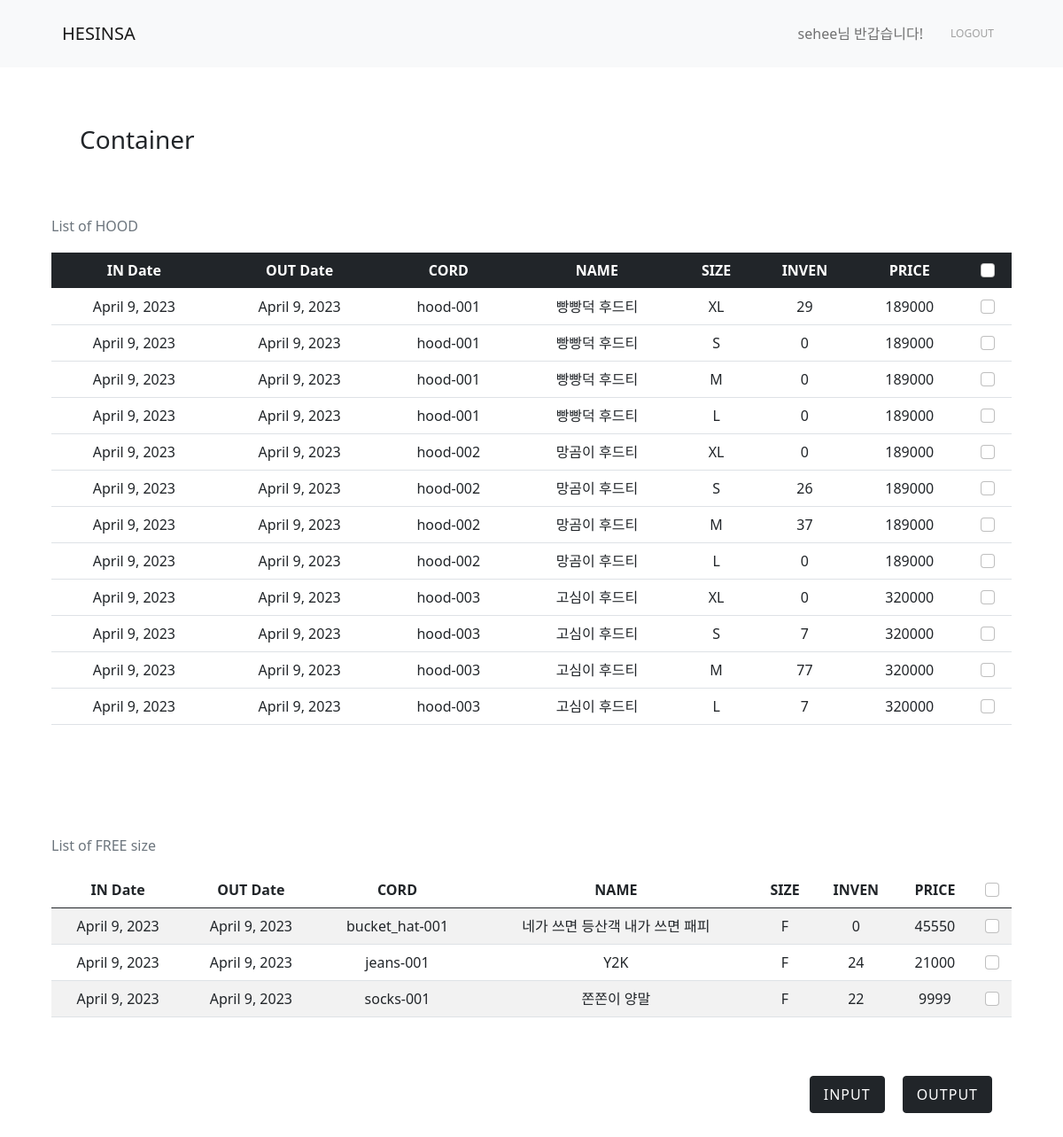
Page /cont/ (signed in) on the committed database.
### product/models.py (models this page shows, shortened)
class Product(models.Model):
    codes = (
        ('hood-001', 'Hood ver.1'),
        ('hood-002', 'Hood ver.2'),
        ('hood-003', 'Hood ver.3'),
        ('jeans-001', 'Jeans'),
        ('socks-001', 'Socks'),
        ('bucket_hat-001', 'Bucket_hat')
    )
    code = models.CharField(choices=codes, max_length=30, verbose_name="상품 코드")
    NAMES = {
        'hood-001': '빵빵덕 후드티',
        'hood-002': '망곰이 후드티',
        'hood-003': '고심이 후드티',
        'jeans-001': 'Y2K',
        'socks-001': '쫀쫀이 양말',
        'bucket_hat-001': '네가 쓰면 등산객 내가 쓰면 패피'
    }
    name = models.CharField(max_length=50, verbose_name="상품명")
    description = models.TextField(verbose_name="상품 설명")
    price = models.IntegerField(verbose_name="가격")
    inventory = models.IntegerField(default=0, verbose_name="수량")
    input_date = models.DateField(auto_now=False, verbose_name="입고")
    output_date = models.DateField(auto_now=False, verbose_name="출고")
    sizes = (
        ('S', 'Small'),
        ('M', 'Medium'),
        ('L', 'Large'),
        ('XL', 'ExtraLarge'),
        ('F', 'Free'),
    )
    size = models.CharField(choices=sizes, max_length=2, verbose_name="사이즈")

### product/views.py (the view)
# urls.py: path('cont/', views.cont_view, name='cont'),
@login_required
def cont_view(request):
    if request.method == 'GET':
        product = Product.objects.filter(~Q(size='F')).order_by('code', '-size')
        product_free = Product.objects.filter(size='F').order_by('code')
        return render(request, 'product/container.html', {'product': product, 'product_free': product_free})

### templates/product/container.html (shortened to what this page needs)
{% extends 'base.html' %}
{% block content %}
    <div class="container timeline-container">
        <h3 style="margin: 30px 20px 20px;">Container</h3>
        <div class="row">
            <table class="table caption-top" style="margin-top: 40px; text-align: center;">
                <caption style="margin-bottom: 10px;">List of HOOD</caption>
                <thead class="table-dark" style="white-space: nowrap;">
                <tr>
                    <th scope="col">IN Date</th>
                    <th scope="col">OUT Date</th>
                    <th scope="col">CORD</th>
                    <th scope="col">NAME</th>
                    <th scope="col">SIZE</th>
                    <th scope="col">INVEN</th>
                    <th scope="col">PRICE</th>
                    <th><input class="form-check-input" type="checkbox" id="select_all" value=""></th>
                </tr>
                </thead>
                <tbody class="table-group-divider">
                <form action="/input_view/" method="post">
                    {% for prod in product %}
                        <tr>
                            <td>{{ prod.input_date }}</td>
                            <td>{{ prod.output_date }}</td>
                            <td>{{ prod.code }}</td>
                            <td>{{ prod.name }}</td>
                            <td>{{ prod.size }}</td>
                            <td>{{ prod.inventory }}</td>
                            <td>{{ prod.price }}</td>
                            <td><input class="form-check-input select_row" name="data_1" type="checkbox" value="{{ prod.code }}"></td>
                        </tr>
                    {% endfor %}
                </form>
                </tbody>
            </table>
            <table class="table table-striped caption-top" style="text-align: center;">
                <caption style="margin-bottom: 10px;">List of FREE size</caption>
                <thead style="white-space: nowrap;">
                <tr>
                    <th scope="col">IN Date</th>
                    <th scope="col">OUT Date</th>
                    <th scope="col">CORD</th>
                    <th scope="col">NAME</th>
                    <th scope="col">SIZE</th>
                    <th scope="col">INVEN</th>
                    <th scope="col">PRICE</th>
                    <th><input class="form-check-input" type="checkbox" id="select_all_f" value=""></th>
                </tr>
                </thead>
                <tbody>
                <form action="/input_view/" method="post">
                    {% for prod_f in product_free %}
                        <tr>
                            <td>{{ prod_f.input_date }}</td>
                            <td>{{ prod_f.output_date }}</td>
                            <td>{{ prod_f.code }}</td>
                            <td>{{ prod_f.name }}</td>
                            <td>{{ prod_f.size }}</td>
                            <td>{{ prod_f.inventory }}</td>
                            <td>{{ prod_f.price }}</td>
                            <td><input class="form-check-input select_row_f" name="data_2" type="checkbox" value="{{ prod_f.code }}">
                            </td>
                        </tr>
                    {% endfor %}
                </form>
                </tbody>
            </table>
        </div>
        <div style="display: flex; flex-direction: row; flex-wrap: nowrap; align-items: center; float: right;">
            <a href="/input">
                <button type="button" class="btn btn-dark"
                        style="margin: 50px 10px; padding: 8px 15px; letter-spacing: 1px;">INPUT
                </button>
            </a>
            <a href="/output">
                <button type="button" class="btn btn-dark"
                        style="margin: 50px 10px; padding: 8px 15px; letter-spacing: 1px;">OUTPUT
                </button>
            </a>
        </div>
    </div>
{% endblock %}

### templates/base.html (shortened to what this page needs)
<!DOCTYPE html>
<html lang="en">
<head>
    <link href="https://cdn.jsdelivr.net/npm/bootstrap@5.0.0-beta3/dist/css/bootstrap.min.css" rel="stylesheet"
>
</head>
<body>
<nav class="navbar navbar-expand-lg navbar-light bg-light">
    <div class="container">
        <a class="navbar-brand" href="/index">HESINSA</a>
        <form class="form-inline my-2 my-lg-0">
            {% if not user.is_authenticated %}
                <ul class="navbar-nav mr-auto">
                    <li class="nav-item active">
                        <a class="nav-link" href="/sign-in"> Sign In <span class="sr-only"></span></a>
                    </li>
                    <li class="nav-item active">
                        <a class="nav-link" href="/sign-up"> Sign Up <span class="sr-only"></span></a>
                    </li>
                </ul>
            {% else %}
                <ul class="navbar-nav mr-auto">
                    <li class="nav-item disabled">
                        <span class="nav-link">
                            {{ user.username }}님 반갑습니다!
                        </span>
                    </li>
                    <li class="nav-item active">
                        <a class="nav-link" href="/logout" style="color:#a1a1a1; font-size:12px; margin-left: 15px;"> LOGOUT </a>
                    </li>
                </ul>
            {% endif %}
        </form>
    </div>
</nav>
{% block content %}
{% endblock %}
</body>
</html>

### templates/base.html (style rules this page uses)
.container { max-width: 1100px; width: 90%; padding: 10px; }
.timeline-container { margin-top: 25px }
.navbar-nav.mr-auto { display: flex; flex-direction: row; align-items: center; flex-wrap: nowrap; }

### rows in the picture
Product: input_date "April 9, 2023", output_date "April 9, 2023", code "hood-001", name "빵빵덕 후드티", size "XL", inventory "29", price "189000"
Product: input_date "April 9, 2023", output_date "April 9, 2023", code "hood-001", name "빵빵덕 후드티", size "S", inventory "0", price "189000"
Product: input_date "April 9, 2023", output_date "April 9, 2023", code "hood-001", name "빵빵덕 후드티", size "M", inventory "0", price "189000"
Product: input_date "April 9, 2023", output_date "April 9, 2023", code "hood-001", name "빵빵덕 후드티", size "L", inventory "0", price "189000"
Product: input_date "April 9, 2023", output_date "April 9, 2023", code "hood-002", name "망곰이 후드티", size "XL", inventory "0", price "189000"
Product: input_date "April 9, 2023", output_date "April 9, 2023", code "hood-002", name "망곰이 후드티", size "S", inventory "26", price "189000"
Product: input_date "April 9, 2023", output_date "April 9, 2023", code "hood-002", name "망곰이 후드티", size "M", inventory "37", price "189000"
Product: input_date "April 9, 2023", output_date "April 9, 2023", code "hood-002", name "망곰이 후드티", size "L", inventory "0", price "189000"
Product: input_date "April 9, 2023", output_date "April 9, 2023", code "hood-003", name "고심이 후드티", size "XL", inventory "0", price "320000"
Product: input_date "April 9, 2023", output_date "April 9, 2023", code "hood-003", name "고심이 후드티", size "S", inventory "7", price "320000"
Product: input_date "April 9, 2023", output_date "April 9, 2023", code "hood-003", name "고심이 후드티", size "M", inventory "77", price "320000"
Product: input_date "April 9, 2023", output_date "April 9, 2023", code "hood-003", name "고심이 후드티", size "L", inventory "7", price "320000"
Product: input_date "April 9, 2023", output_date "April 9, 2023", code "bucket_hat-001", name "네가 쓰면 등산객 내가 쓰면 패피", size "F", inventory "0", price "45550"
Product: input_date "April 9, 2023", output_date "April 9, 2023", code "jeans-001", name "Y2K", size "F", inventory "24", price "21000"
Product: input_date "April 9, 2023", output_date "April 9, 2023", code "socks-001", name "쫀쫀이 양말", size "F", inventory "22", price "9999"

### other values in the picture
{{ user.username }} "sehee"
